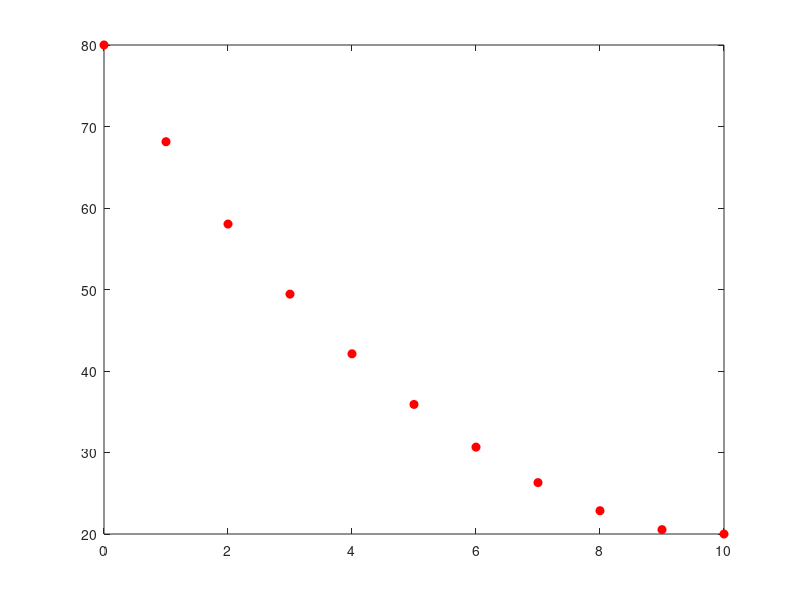

MATLAB code for this plot:
function hardproblem()
A = zeros(9);
disp(A);

A(1, 1) = -3.2;
A(1, 2) = 1;

disp(A);
j = 1;
for i = 2:1:8
    A(i, j) = 2;
    A(i, j + 1) = -3.2;
    A(i, j + 2) = 1;
    j = j + 1;
end
A(9, 8) = 2;
A(9, 9) = -3.2;

disp(j);
disp(A);
b = [-160; 0; 0; 0; 0; 0; 0; 0; -20];
solution = A\b;
disp(solution);

x = 0:1:10;
y = [80 solution' 20];

plot(x, y, 'or', 'MarkerFaceColor', 'red');
end